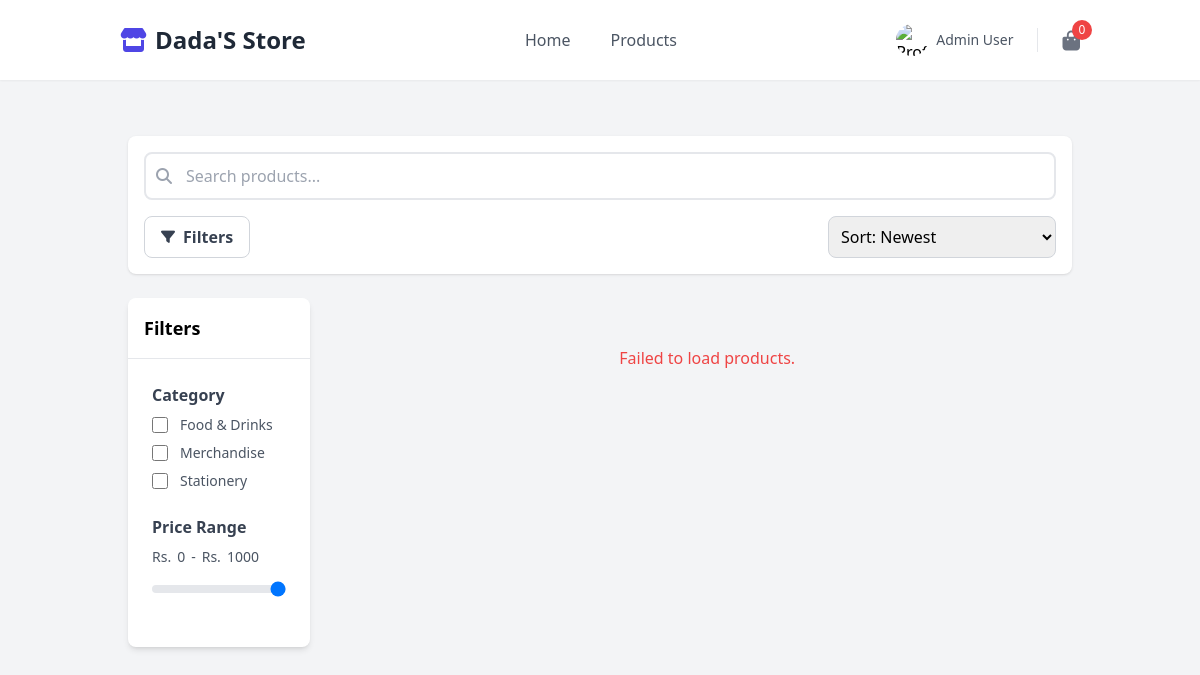
The page /products.php (signed in) on the database its author committed.
### tables this page shows
CREATE TABLE `categories` (
  `id` int(11) NOT NULL AUTO_INCREMENT,
  `name` varchar(255) NOT NULL,
  `description` text DEFAULT NULL,
  `image_url` varchar(255) DEFAULT NULL,
  `is_active` tinyint(1) NOT NULL DEFAULT 1,
  `products_per_page` int(11) DEFAULT 8,
  `default_sort_order` varchar(50) DEFAULT 'newest',
  `created_at` timestamp NOT NULL DEFAULT current_timestamp(),
  PRIMARY KEY (`id`),
  UNIQUE KEY `name` (`name`)
);

### products.php (the view, shortened to what this page needs)
<?php
require_once 'includes/db_connect.php';
$categories_result = $conn->query("SELECT * FROM categories WHERE is_active = 1 ORDER BY name ASC");
$price_range_result = $conn->query("SELECT MIN(price) as min_price, MAX(price) as max_price FROM products")->fetch_assoc();
$min_price = floor($price_range_result['min_price'] ?? 0);
$max_price = ceil($price_range_result['max_price'] ?? 1000);
$category_id_from_url = isset($_GET['category']) ? (int)$_GET['category'] : 0;
$search_term_from_url = isset($_GET['search']) ? htmlspecialchars($_GET['search']) : '';
require_once 'includes/header.php';
?>
<div class="bg-gray-100 min-h-screen">
    <div class="container mx-auto px-4 py-6">
        <div class="bg-white rounded-lg shadow p-4 mb-6 sticky top-0 z-30 space-y-4">
            <form id="search-form">
                <div class="relative">
                    <input type="search" id="search-input" name="search" placeholder="Search products..." class="w-full pl-10 pr-4 py-2.5 border-2 border-gray-200 rounded-lg focus:outline-none focus:ring-2 focus:ring-indigo-500" value="<?= $search_term_from_url ?>">
                    <i class="fas fa-search absolute left-3 top-1/2 transform -translate-y-1/2 text-gray-400"></i>
                </div>
            </form>
            <div class="flex justify-between items-center">
                <button id="open-filter-btn" class="border border-gray-300 text-gray-700 px-4 py-2 rounded-lg font-semibold flex items-center gap-2 hover:bg-gray-50">
                    <i class="fas fa-filter text-sm"></i>
                    <span>Filters</span>
                </button>
                <div class="w-1/2 sm:w-1/3 md:w-1/4">
                    <select id="sort-control" name="sort" class="w-full p-2 border border-gray-300 rounded-lg focus:outline-none focus:ring-2 focus:ring-indigo-500">
                        <option value="newest">Sort: Newest</option>
                    </select>
                </div>
            </div>
        </div>
        <div class="flex flex-col md:flex-row gap-8">
            <aside id="filter-sidebar" class="fixed top-0 left-0 h-full z-50 transition-transform duration-300 ease-in-out transform -translate-x-full md:static md:transform-none md:w-1/4 lg:w-1/5 md:self-start">
                <div class="relative bg-white h-full w-80 md:w-full md:rounded-lg md:shadow-md flex flex-col">
                    <div class="flex justify-between items-center p-4 border-b">
                        <h2 class="font-bold text-lg">Filters</h2>
                    </div>
                    <div id="filter-options" class="p-4 md:p-6 flex-grow overflow-y-auto">
                        <div class="mb-6">
                            <h3 class="font-bold text-gray-700 mb-2">Category</h3>
                            <div id="category-filters" class="space-y-2 max-h-48 overflow-y-auto pr-2"><?php mysqli_data_seek($categories_result, 0); while($category = $categories_result->fetch_assoc()): ?><div class="flex items-center"><input type="checkbox" name="categories[]" id="cat-<?= $category['id'] ?>" value="<?= $category['id'] ?>" class="h-4 w-4 text-indigo-600 border-gray-300 rounded focus:ring-indigo-500" <?= ($category_id_from_url == $category['id']) ? 'checked' : '' ?>><label for="cat-<?= $category['id'] ?>" class="ml-3 text-sm text-gray-600"><?= htmlspecialchars($category['name']) ?></label></div><?php endwhile; ?></div>
                        </div>
                        <div class="mb-6">
                             <h3 class="font-bold text-gray-700 mb-2">Price Range</h3>
                             <div class="flex items-center gap-1.5 text-sm text-gray-600 mb-2"><span>Rs. </span><span><?= $min_price ?></span><span>-</span><span>Rs. </span><span id="max-price-display"><?= $max_price ?></span></div>
                             <input type="range" id="price-range" name="price_max" min="<?= $min_price ?>" max="<?= $max_price ?>" value="<?= $max_price ?>" class="w-full h-2 bg-gray-200 rounded-lg appearance-none cursor-pointer">
                        </div>
                    </div>
                </div>
            </aside>
            <main class="w-full md:w-3/4 lg:w-4/5">
                <div id="product-grid" class="grid grid-cols-2 sm:grid-cols-2 lg:grid-cols-3 xl:grid-cols-4 gap-4"></div>
            </main>
        </div>
    </div>
</div>
<?php
require_once 'includes/footer.php';
?>

### assets/style.css (style rules this page uses)
body { display: flex; flex-direction: column; min-height: 100vh; }
main { flex-grow: 1; }

### rows shown on the page
categories: name "Food & Drinks"
categories: name "Merchandise"
categories: name "Stationery"

### other values the page prints
$_SESSION['name'] "Admin User"
get_cart_count() "0"
$min_price "0"
$max_price "1000"
